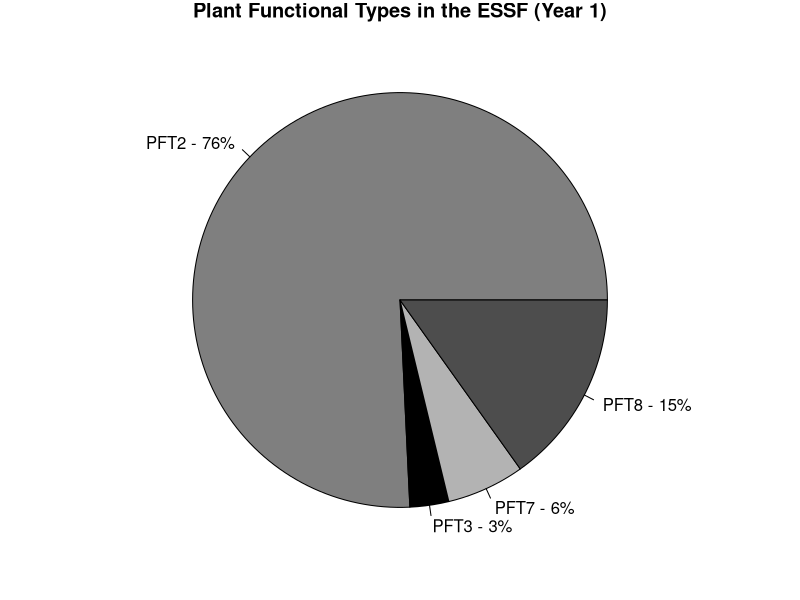
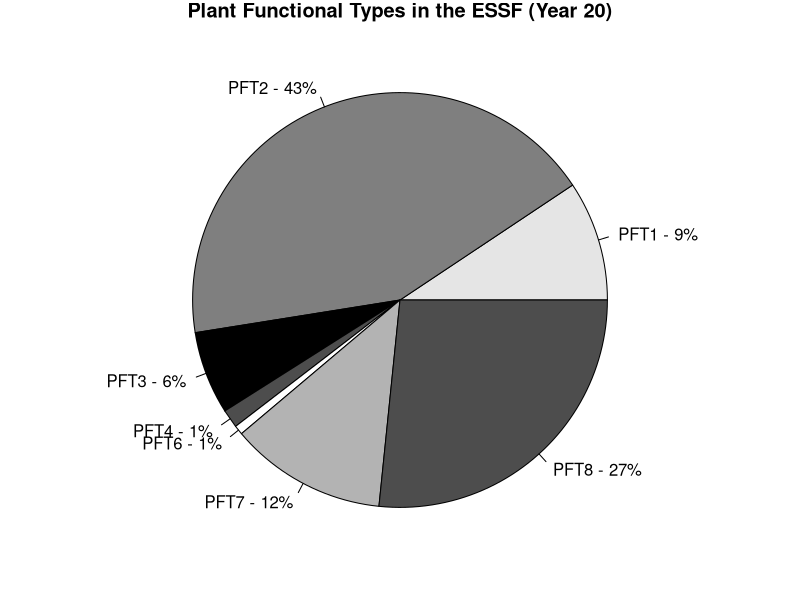
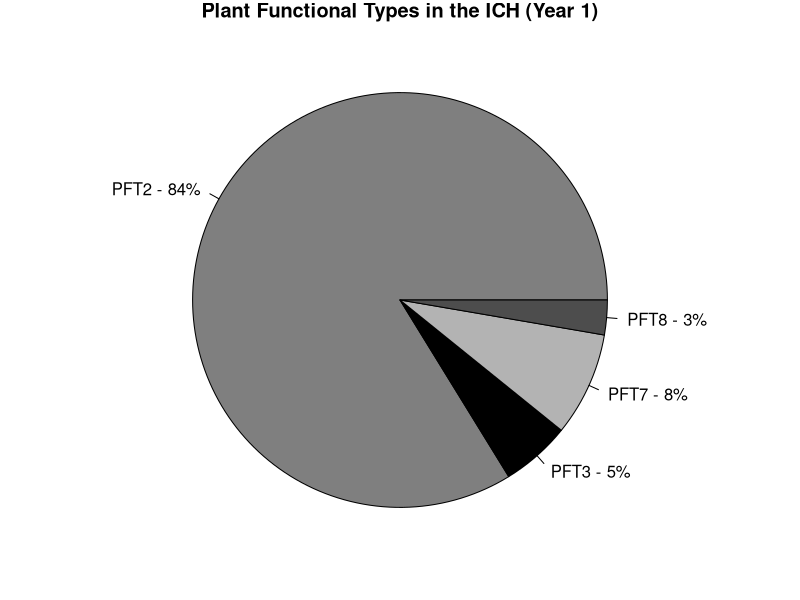
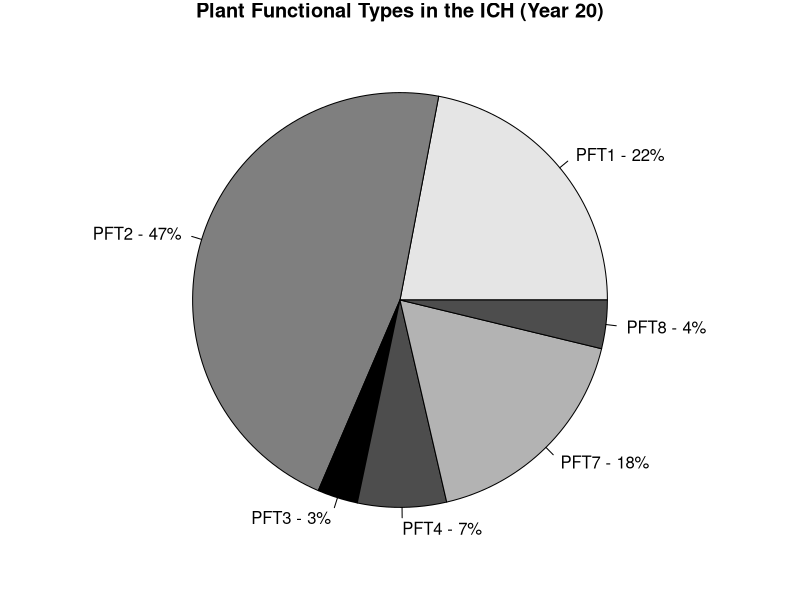
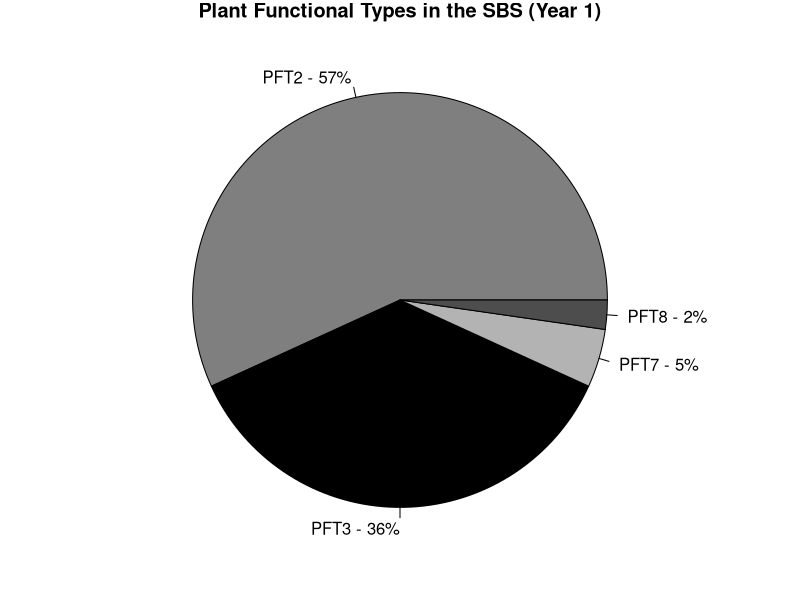
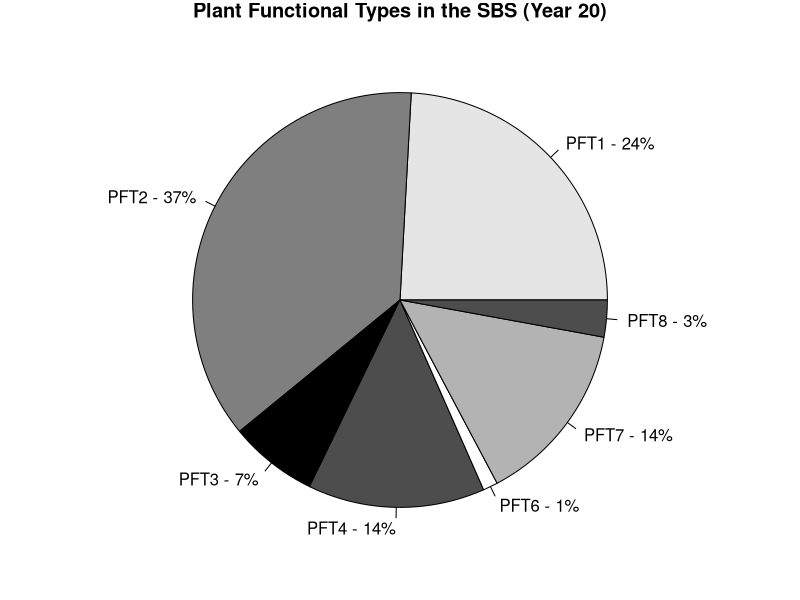

Write R code to recreate these figures, in order.
getwd()
setwd("C:/R/2016_1")
dir<-getwd()
list.files(dir) 

### The values are from Table 2

################################# ESSF ##########################################

tiff(file = "C:/R/2016_1/out/pie_ESSF_01.tiff", width=6, height=6, units="in", res=400)
par(mar=c(0.5,1.5,0.5,1.5)+0.5)
slices <- c(25,1,2,5) 
lbls <- c("PFT2 -","PFT3 -","PFT7 -","PFT8 -")
pct <- round(slices/sum(slices)*100)
cols <- c("grey50","black","grey70","grey30")
lbls <- paste(lbls, pct) # add percents to labels 
lbls <- paste(lbls,"%",sep="") # ad % to labels 
pie(slices,labels = lbls, col=cols, cex=1, main="Plant Functional Types in the ESSF (Year 1)")

dev.off()

tiff(file = "C:/R/2016_1/out/pie_ESSF_20.tiff", width=6, height=6, units="in", res=400)
par(mar=c(0.5,1.5,0.5,1.5)+0.5)
slices <- c(13,60,9,2,1,17,37)
lbls <- c("PFT1 -","PFT2 -","PFT3 -","PFT4 -","PFT6 -","PFT7 -","PFT8 -")
pct <- round(slices/sum(slices)*100)
cols <- c("grey90","grey50","black","grey30","white","grey70","grey30")
lbls <- paste(lbls, pct) # add percents to labels 
lbls <- paste(lbls,"%",sep="") # ad % to labels 
pie(slices,labels = lbls, col=cols, cex=1, main="Plant Functional Types in the ESSF (Year 20)")

dev.off()

################################# ICH ##########################################

tiff(file = "C:/R/2016_1/out/pie_ICH_01.tiff", width=6, height=6, units="in", res=400)
par(mar=c(0.5,1.5,0.5,1.5)+0.5)
slices <- c(31,2,3,1) 
lbls <- c("PFT2 -","PFT3 -","PFT7 -","PFT8 -")
pct <- round(slices/sum(slices)*100)
cols <- c("grey50","black","grey70","grey30")
lbls <- paste(lbls, pct) # add percents to labels 
lbls <- paste(lbls,"%",sep="") # ad % to labels 
pie(slices,labels = lbls, col=cols, cex=1, main="Plant Functional Types in the ICH (Year 1)")

dev.off()

tiff(file = "C:/R/2016_1/out/pie_ICH_20.tiff", width=6, height=6, units="in", res=400)
par(mar=c(0.5,1.5,0.5,1.5)+0.5)
slices <- c(35,74,5,11,28,6) 
lbls <- c("PFT1 -","PFT2 -","PFT3 -","PFT4 -","PFT7 -","PFT8 -")
pct <- round(slices/sum(slices)*100)
cols <- c("grey90","grey50","black","grey30","grey70","grey30")
lbls <- paste(lbls, pct) # add percents to labels 
lbls <- paste(lbls,"%",sep="") # ad % to labels 
pie(slices,labels = lbls, col=cols, cex=1, main="Plant Functional Types in the ICH (Year 20)")

dev.off()

################################# SBS ##########################################

tiff(file = "C:/R/2016_1/out/pie_SBS_01.tiff", width=6, height=6, units="in", res=400)
par(mar=c(0.5,1.5,0.5,1.5)+0.5)
slices <- c(25,16,2,1) 
lbls <- c("PFT2 -","PFT3 -","PFT7 -","PFT8 -")
pct <- round(slices/sum(slices)*100)
cols <- c("grey50","black","grey70","grey30")
lbls <- paste(lbls, pct) # add percents to labels 
lbls <- paste(lbls,"%",sep="") # ad % to labels 
pie(slices,labels = lbls, col=cols, cex=1, main="Plant Functional Types in the SBS (Year 1)")

dev.off()

tiff(file = "C:/R/2016_1/out/pie_SBS_20.tiff", width=6, height=6, units="in", res=400)
par(mar=c(0.5,1.5,0.5,1.5)+0.5)
slices <- c(42,64,12,24,2,25,5) 
lbls <- c("PFT1 -","PFT2 -","PFT3 -","PFT4 -","PFT6 -","PFT7 -","PFT8 -")
pct <- round(slices/sum(slices)*100)
cols <- c("grey90","grey50","black","grey30","white","grey70","grey30")
lbls <- paste(lbls, pct) # add percents to labels 
lbls <- paste(lbls,"%",sep="") # ad % to labels 
pie(slices,labels = lbls, col=cols, cex=1, main="Plant Functional Types in the SBS (Year 20)")

dev.off()

############################################################################ END